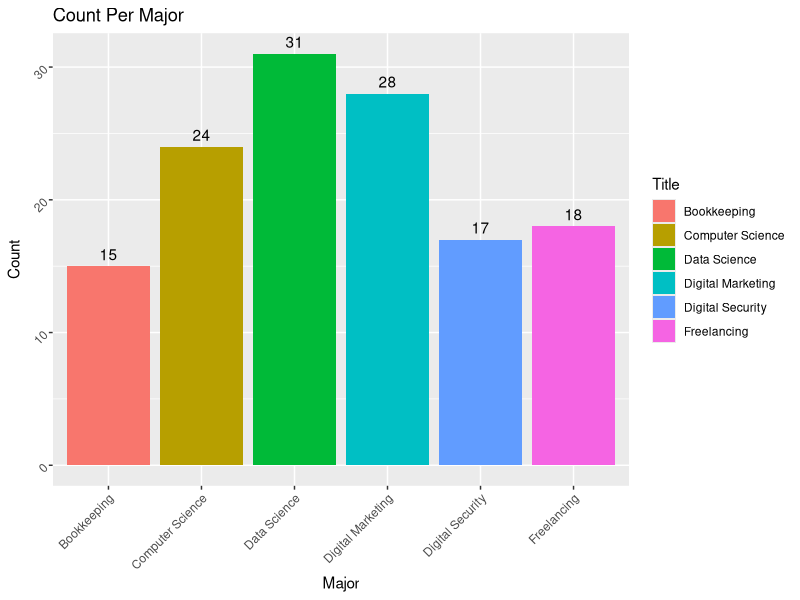
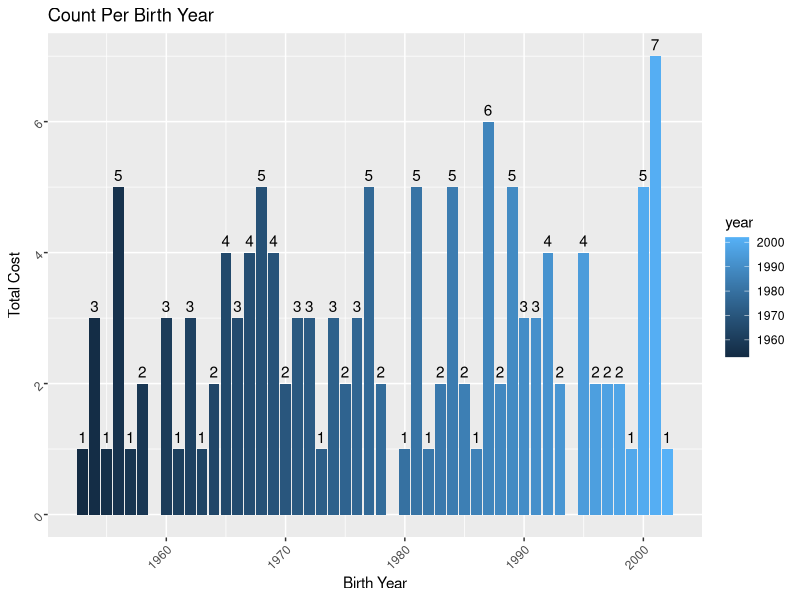
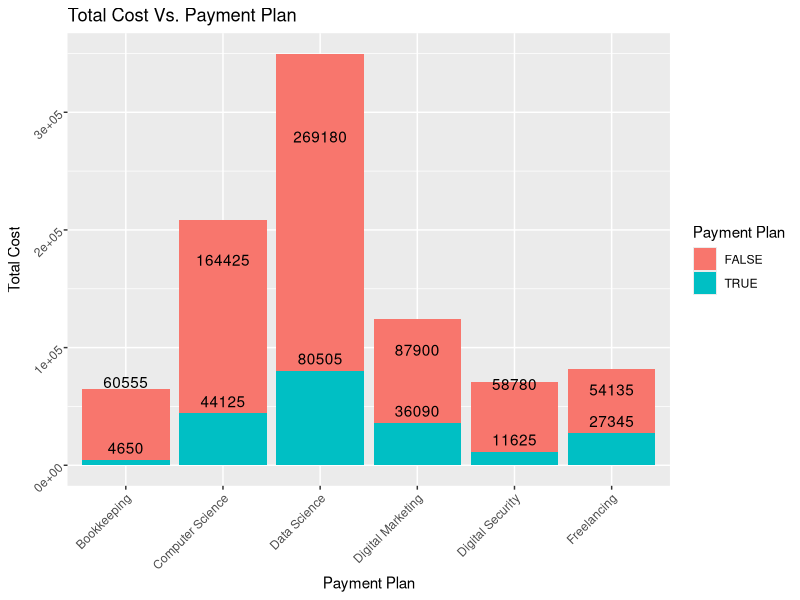
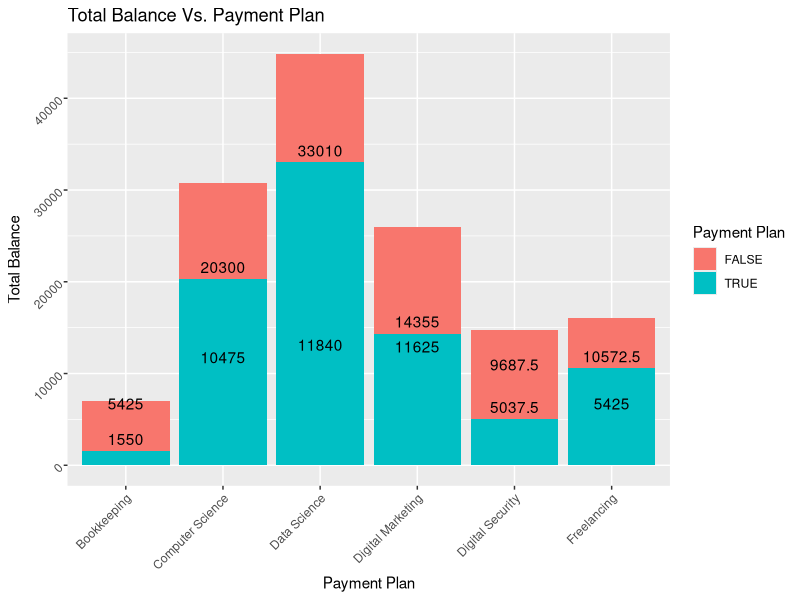
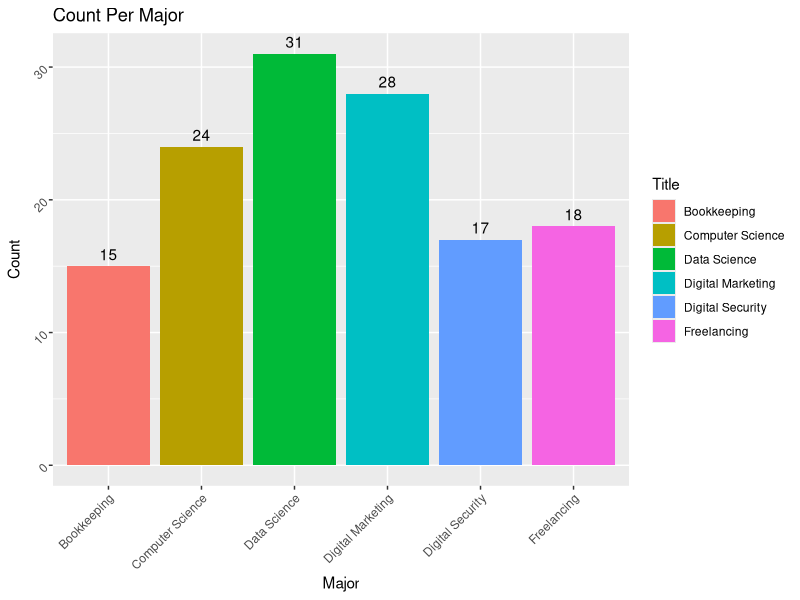
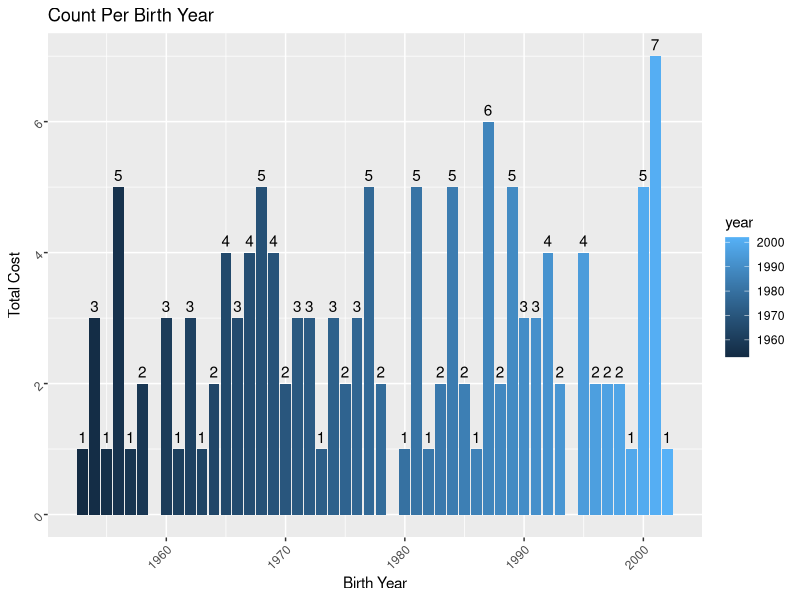
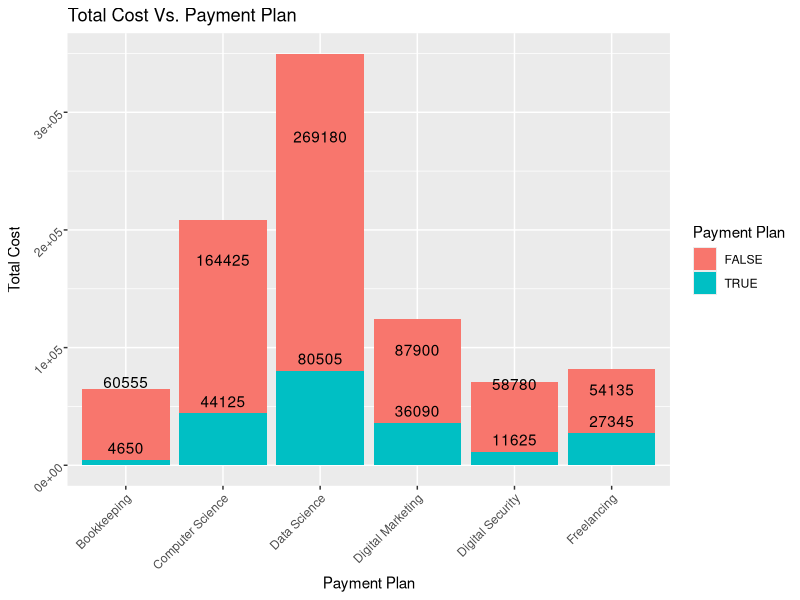
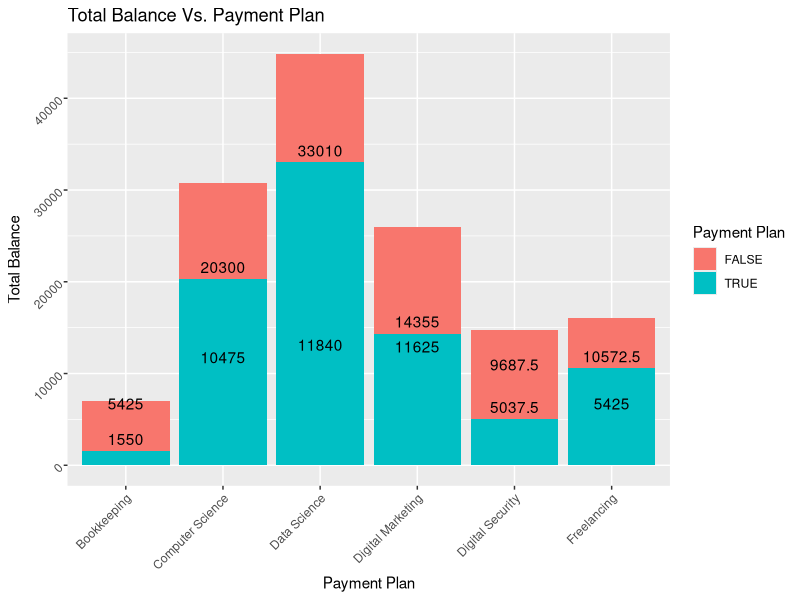

Source code (R) for these figures, in order:
library(readxl)
library(dplyr)
library(tidyverse)
library(tidyr)
library(ggplot2)
library(lubridate)

## Setting up working directory
setwd("C:/Users/gwmcc/OneDrive/Documents/GitHub/Data-332")

student_data <- read_xlsx("Students Data HW/Data/Student.xlsx")
registration_data <- read_xlsx("Students Data HW/Data/Registration.xlsx")
course_date <- read_xlsx("Students Data HW/Data/Course.xlsx")




# joining the data
df <- left_join(student_data, registration_data, by = c('Student ID'))
df <- left_join(df, course_date, by = c('Instance ID'))




# Making the pivot tables
df_pivot_majors <- df %>%
  group_by(Title) %>%
  summarize(count = n())

df_pivot_birth_dates <- df %>%
  group_by(year = lubridate::year(`Birth Date`)) %>%
  summarize(count = n())

df_pivot_payment_plan <- df %>%
  group_by(Title, `Payment Plan`) %>%
  summarize(count = n(), 
            total_cost = sum(`Total Cost`, na.rm = TRUE), 
            total_bal = sum(`Balance Due`, na.rm = TRUE))




# Chart on the number of majors
major_count_plot <- ggplot(df_pivot_majors, aes(x = Title, y = count, fill = Title)) + 
  geom_col() + 
  theme(axis.text = element_text(angle = 45, vjust = .5, hjust = 1)) +
  xlab("Major") + 
  ylab("Count") + 
  ggtitle("Count Per Major") + 
  geom_text(aes(label = count), vjust = -0.5)

major_count_plot
ggsave('major_count_plot.pdf')


# Chart by birth year for students
birth_year_count_plot <- ggplot(df_pivot_birth_dates, aes(x = year, y = count, fill = year)) + 
  geom_col() + 
  theme(axis.text = element_text(angle = 45, vjust = .5, hjust = 1)) +
  xlab("Birth Year") + 
  ylab("Total Cost") + 
  ggtitle("Count Per Birth Year") + 
  geom_text(aes(label = count), vjust = -0.5)

birth_year_count_plot
ggsave('birth_year_count_plot.pdf')



# Total cost per major segmented by payment plan
cost_pre_major_plot <- ggplot(df_pivot_payment_plan, aes(x = Title, y = total_cost, fill = `Payment Plan`)) +
  geom_col() + 
  theme(axis.text = element_text(angle = 45, vjust = .5, hjust = 1)) +
  xlab("Payment Plan") + 
  ylab("Total Cost") + 
  ggtitle("Total Cost Vs. Payment Plan") + 
  geom_text(aes(label = total_cost), vjust = -0.5)

cost_pre_major_plot
ggsave('cost_pre_major_plot.pdf')



# Total balance due by major segmented by payment plan    
balance_per_major_plot <- ggplot(df_pivot_payment_plan, aes(x = Title, y = total_bal, fill = `Payment Plan`)) +
  geom_col() + 
  theme(axis.text = element_text(angle = 45, vjust = .5, hjust = 1)) +
  xlab("Payment Plan") + 
  ylab("Total Balance")  +
  ggtitle("Total Balance Vs. Payment Plan") + 
  geom_text(aes(label = total_bal), vjust = -0.5)

balance_per_major_plot
ggsave('balance_per_major_plot.pdf')


